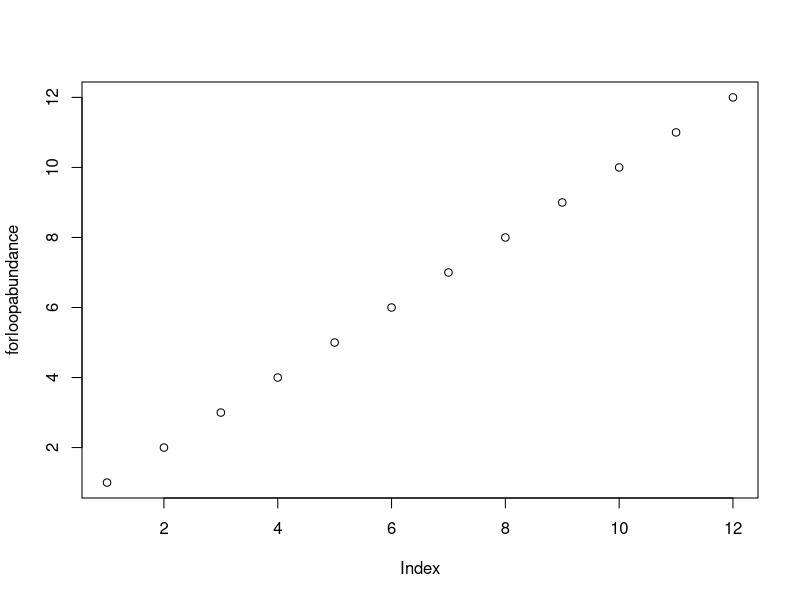

The R script that drew this image:
###Part 1: Practice writing "for loops"

#Step 1: I will be writing a "for loop" to the console 10 times
for( i in seq(1,10)){
  print("hi")
}

#Step 2: I will be writing a "for loop" representing the money Tim will have in 8 weeks.
#given: he starts with $10, he gets $5 a week, and each week he spends 2x$1.34 on gum

TimStartMon <- 10  #start money
WeeklyAllowance <- 5  #Allowance per week
GumMoney <- 2.68   #Subtract this amount from each week
FinalMoney <- TimStartMon #final amount after each loop/week
for(i in (1:8)){
  FinalMoney <- FinalMoney + WeeklyAllowance - GumMoney
  print(FinalMoney)
}


#Step 3: expected population size after 7 years
annualdecr <- .05 #pop. will decr. 5% per year
initialpop <- 2000
finalpop <- initialpop

for(i in seq(1,7)){
  finalpop <- (finalpop - (annualdecr * ( finalpop)))
  print(finalpop)
}

#Step 4: discrete-time logistic growth equation to measure pop. abundance over time
InitPopulation <- 2500
CarryCap <- 10000 #envio carrying capacity
IntGrowthRate <- 0.8
FinalPopulation <- InitPopulation  #final population size after each time through the loop

for(i in seq(1,12)){
  FinalPopulation <- (FinalPopulation + (IntGrowthRate * FinalPopulation * ((CarryCap - FinalPopulation) / CarryCap)))
  print(FinalPopulation)                                   
}

### Part 2: "for loops" and storing data produced by loops in arrays
#step 5: array indexing
#step 5a: rep (replicate) command to make vector command of 18 zeros
repdata <- rep(0, 18) #replicate 0 for 18 times
repdata

#step 5b: "for loop" that shows multiples of 3 in vector
for(i in seq(1,18)){
  repdata[i] <- 3*i
  print(repdata[i])
}

#step 5c: indexing column 1 in a row of zeros and changing it to a 1
repdata <- rep(0,18)
repdata[1] <- 1
repdata

#step 5d: "for loop" where every position is equal to one plus the previous value
for(i in (2:18)){
  repdata[i] <- (1 + (2 * repdata[i-1])) 
  print(repdata)
}




#step 6: Fibonnaci Sequence problem
#Below I will be writing a for loop that makes a vector of the first 20 fibonacci numbers, starting at 0
repdata <- rep(0, 20)
repdata[2] <- 1
for(i in (3:length(repdata))){
  repdata[i] <- repdata[i-2] + repdata[i-1]
}
print(repdata)


#step 7: Redoing step 4, but now storing all the data.
#below I am storing step 4's for loop output as "forloop4"
InitPopulation <- 2500
CarryCap <- 10000 #envio carrying capacity
IntGrowthRate <- 0.8
FinalPopulation <- InitPopulation  #final population size after each time through the loop
time <- seq(1,12) #pre-allocating time


forloopabundance <- for(i in 2:12){
  FinalPopulation[i] <- (FinalPopulation[i-1] + (IntGrowthRate * FinalPopulation[i-1] * ((CarryCap - FinalPopulation[i-1]) / CarryCap)))
  print(FinalPopulation)                                   
}

TimeProblem7 <- 1:12

plot(TimeProblem7, forloopabundance) #plotting the results

# SMF COMMENTS: There are several problems with lines 112-122.  First and foremost, perhaps,
# SMF COMMENTS: keep in mind that the "for" command does not actually return anything.  
# SMF COMMENTS: Thus, your objects named "forloopabundance" and "forlooptime" are empty.
# SMF COMMENTS: The calculation used to figure out "FinalPopulation" in line 113 is what
# SMF COMMENTS: needs to be stored in a vector of data on abundances.  For time, you could 
# SMF COMMENTS: simply have time <- 1:12
